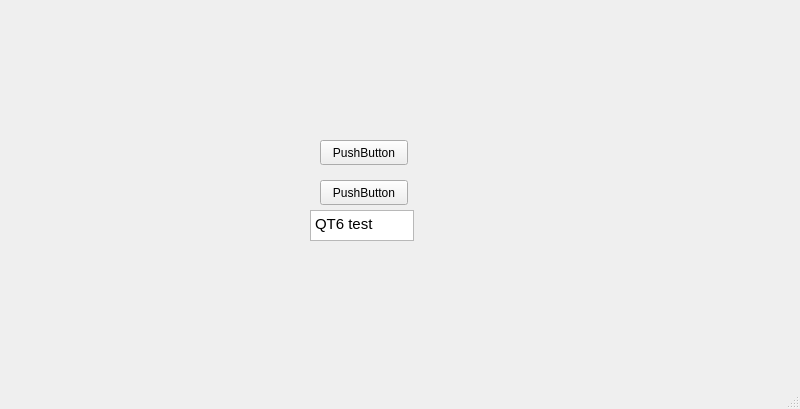
<?xml version="1.0" encoding="UTF-8"?>
<ui version="4.0">
 <class>MainWindow</class>
 <widget class="QMainWindow" name="MainWindow">
  <property name="geometry">
   <rect>
    <x>0</x>
    <y>0</y>
    <width>800</width>
    <height>409</height>
   </rect>
  </property>
  <property name="windowTitle">
   <string>MainWindow</string>
  </property>
  <widget class="QWidget" name="centralwidget">
   <widget class="QPushButton" name="pushButton">
    <property name="geometry">
     <rect>
      <x>320</x>
      <y>140</y>
      <width>88</width>
      <height>25</height>
     </rect>
    </property>
    <property name="text">
     <string>PushButton</string>
    </property>
   </widget>
   <widget class="QPushButton" name="pushButton_2">
    <property name="geometry">
     <rect>
      <x>320</x>
      <y>180</y>
      <width>88</width>
      <height>25</height>
     </rect>
    </property>
    <property name="text">
     <string>PushButton</string>
    </property>
   </widget>
   <widget class="QTextEdit" name="textEdit">
    <property name="geometry">
     <rect>
      <x>310</x>
      <y>210</y>
      <width>104</width>
      <height>31</height>
     </rect>
    </property>
    <property name="html">
     <string>&lt;!DOCTYPE HTML PUBLIC &quot;-//W3C//DTD HTML 4.0//EN&quot; &quot;http://www.w3.org/TR/REC-html40/strict.dtd&quot;&gt;
&lt;html&gt;&lt;head&gt;&lt;meta name=&quot;qrichtext&quot; content=&quot;1&quot; /&gt;&lt;meta charset=&quot;utf-8&quot; /&gt;&lt;style type=&quot;text/css&quot;&gt;
p, li { white-space: pre-wrap; }
hr { height: 1px; border-width: 0; }
li.unchecked::marker { content: &quot;\2610&quot;; }
li.checked::marker { content: &quot;\2612&quot;; }
&lt;/style&gt;&lt;/head&gt;&lt;body style=&quot; font-family:'Ubuntu'; font-size:11pt; font-weight:400; font-style:normal;&quot;&gt;
&lt;p style=&quot; margin-top:0px; margin-bottom:0px; margin-left:0px; margin-right:0px; -qt-block-indent:0; text-indent:0px;&quot;&gt;QT6 test&lt;/p&gt;&lt;/body&gt;&lt;/html&gt;</string>
    </property>
   </widget>
  </widget>
  <widget class="QMenuBar" name="menubar">
   <property name="geometry">
    <rect>
     <x>0</x>
     <y>0</y>
     <width>800</width>
     <height>22</height>
    </rect>
   </property>
  </widget>
  <widget class="QStatusBar" name="statusbar"/>
 </widget>
 <resources/>
 <connections/>
</ui>
